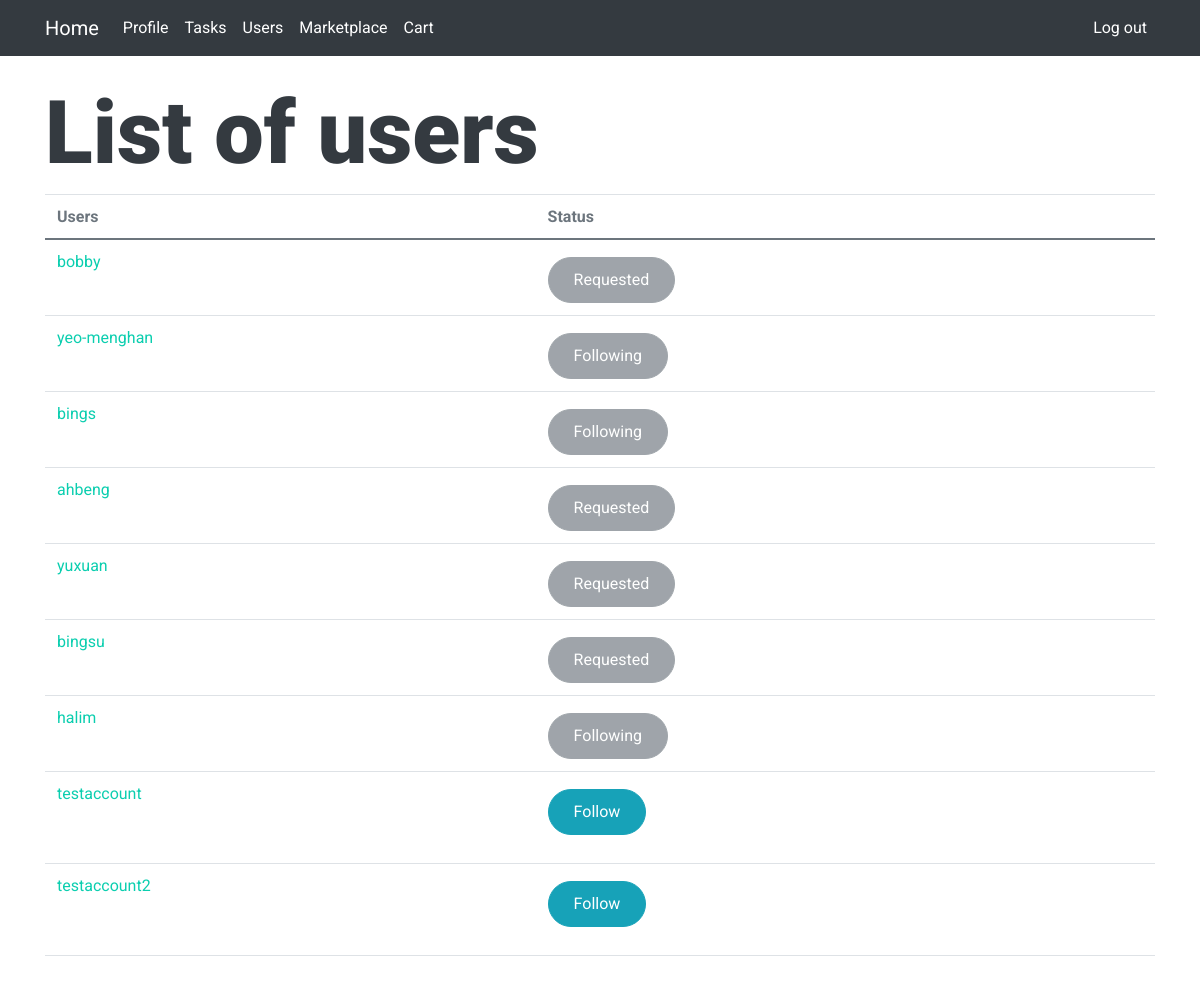
Screenshot of /main/users/ (signed in) with the database file from the repository.
### main/models.py (models this page shows, shortened)
class CustomUser(models.Model):
    user = models.OneToOneField(User, on_delete=models.CASCADE)
    DEPARTMENT = (
        ('Operations', 'Operations'),
        ('Infocomm technology', 'Infocomm technology'),
        ('Engineering', 'Engineering'),
        ('Corportate', 'Corporate')
    )
    email = models.EmailField(unique=True)
    department = models.CharField(max_length=100, choices=DEPARTMENT)
    description = models.TextField("Description", max_length=600, default='', blank=True)
    points = models.IntegerField(default=0)
    tasks = models.ManyToManyField(Task, blank=True, related_name='users')
    birthday = models.DateField()

### main/views.py (the view)
# urls.py: path('users/', views.users, name='users'),
@login_required(login_url='/main/login')
def users(request):
    current_user = CustomUser.objects.get(user=request.user)
    other_users = CustomUser.objects.all().exclude(pk=current_user.pk)
    requested = []
    following = []
    for user in other_users:
        if Follow.objects.filter(follower = current_user, following = user):
            following.append(user)
        elif Request.objects.filter(requestor=current_user, requested=user):
            requested.append(user)
    return render(request, 'main/users.html', {
        "user_list": other_users,
        "following": following,
        "requested": requested,
    })

### main/context_processor.py (called while the page is built)
def cart_count(request):
    try:
        current_user = CustomUser.objects.get(user=request.user)
        cart_count = Cart.objects.filter(user=current_user).count()
        return {
            'cart_count' : cart_count
        }
    except TypeError:
        return []

### main/templates/main/users.html (shortened to what this page needs)
{% extends "main/layout.html" %}
{% block body %}
    <div class="container">
        <div class = "scrollable_long">
        <h1 class="display-2">List of users</h1>
        <table class="table">
          <thead>
            <tr>
              <th scope="col">Users</th>
              <th scope="col">Status</th>
            </tr>
          </thead>
          <tbody>
            {% for user in user_list %}
            <tr>
              <td scope="row">
                <a href="{% url 'main:user_profile' user.id %}">{{ user.user.username }}</a>
              <td>
                {% if user in following %}
                <button disabled class="btn btn-secondary">Following</button>
                {% elif user in requested %}
                    <button disabled class="btn btn-secondary">Requested</button>
                {% else %}
                    <form action="{% url 'main:follow' %}" method="post">
                        <button value='{{ user.id }}' name='user_id' type='submit' class="btn btn-info">Follow</button>
                    </form>
                {% endif %}
              </td>
            </tr>
            {% endfor %}
          </tbody>
        </table>
      </div>
    </div>
{% endblock %}

### main/static/styles.css (style rules this page uses)
body { font-family: var(--bs-font-sans-serif); background-color: #f7f7f7; color: #000000; }
.btn { margin-top: 5px; }
.scrollable_long { height: 1000px; overflow-y: auto; }

### rows the page displays
CustomUser: user.username "bobby", shows "Requested"
CustomUser: user.username "yeo-menghan", shows "Following"
CustomUser: user.username "bings", shows "Following"
CustomUser: user.username "ahbeng", shows "Requested"
CustomUser: user.username "yuxuan", shows "Requested"
CustomUser: user.username "bingsu", shows "Requested"
CustomUser: user.username "halim", shows "Following"
CustomUser: user.username "testaccount", {{ user.id }} 9 (drawn)
CustomUser: user.username "testaccount2", {{ user.id }} 10 (drawn)
